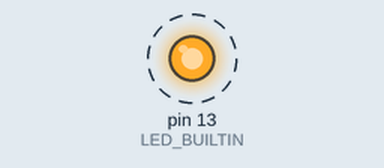
This sketch was run on a simulated Arduino Uno, built with avr-gcc and run on an emulated ATmega328P. Shown: output pins drawn as LEDs (lit = HIGH). Dashed ring = blinking.

Above: at 0.5 s.
Timing chart, 0 to 4.6 s (numbered marks = the images above):
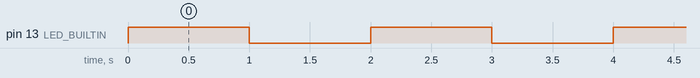

Measured:
- by itself, pin 13 (LED_BUILTIN): alternates HIGH for 1.0 s and LOW for 1.0 s

The sketch:

sketch_jan21a.ino
```cpp
int timestoblink = 1;  // make it global so both functions can see it

void setup() {
  pinMode(LED_BUILTIN, OUTPUT);
  timestoblink = timestoblink + 3 * 4;  // now timestoblink = 13
}

void loop() {
 while (timestoblink > 4) {
    digitalWrite(LED_BUILTIN, HIGH);
    delay(1000);
    digitalWrite(LED_BUILTIN, LOW);
    delay(1000);
  }

}
```
